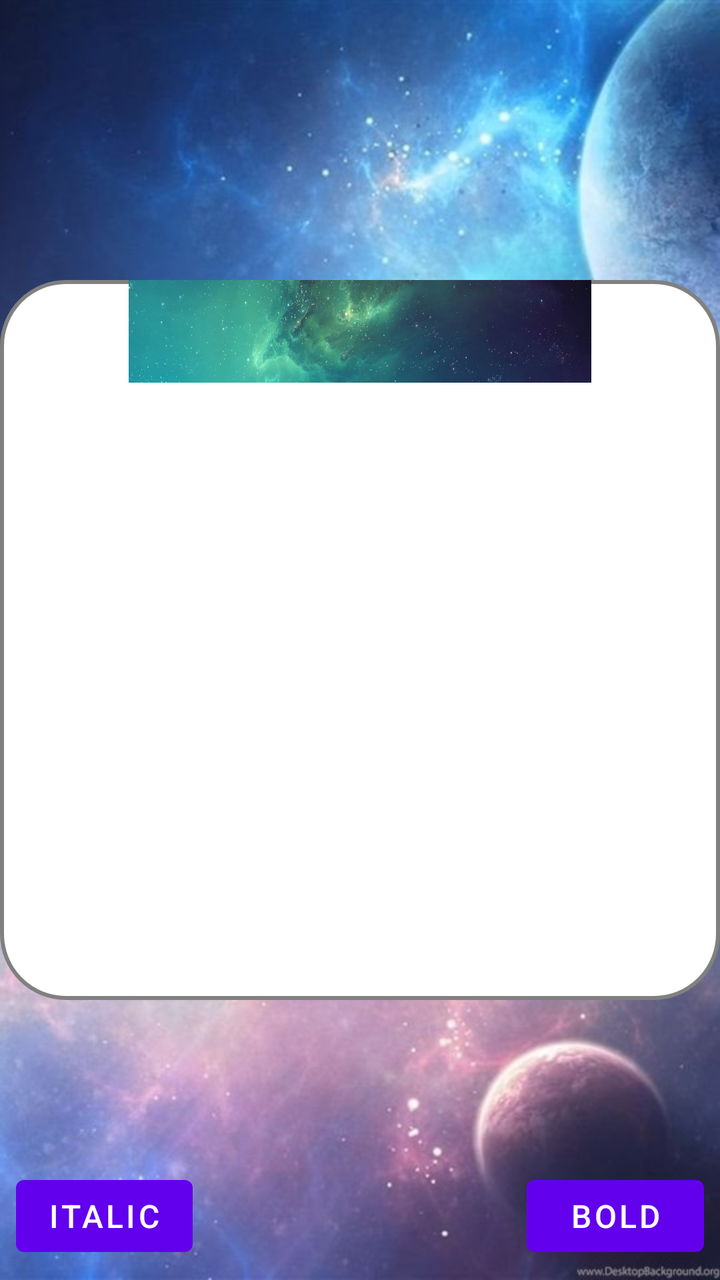
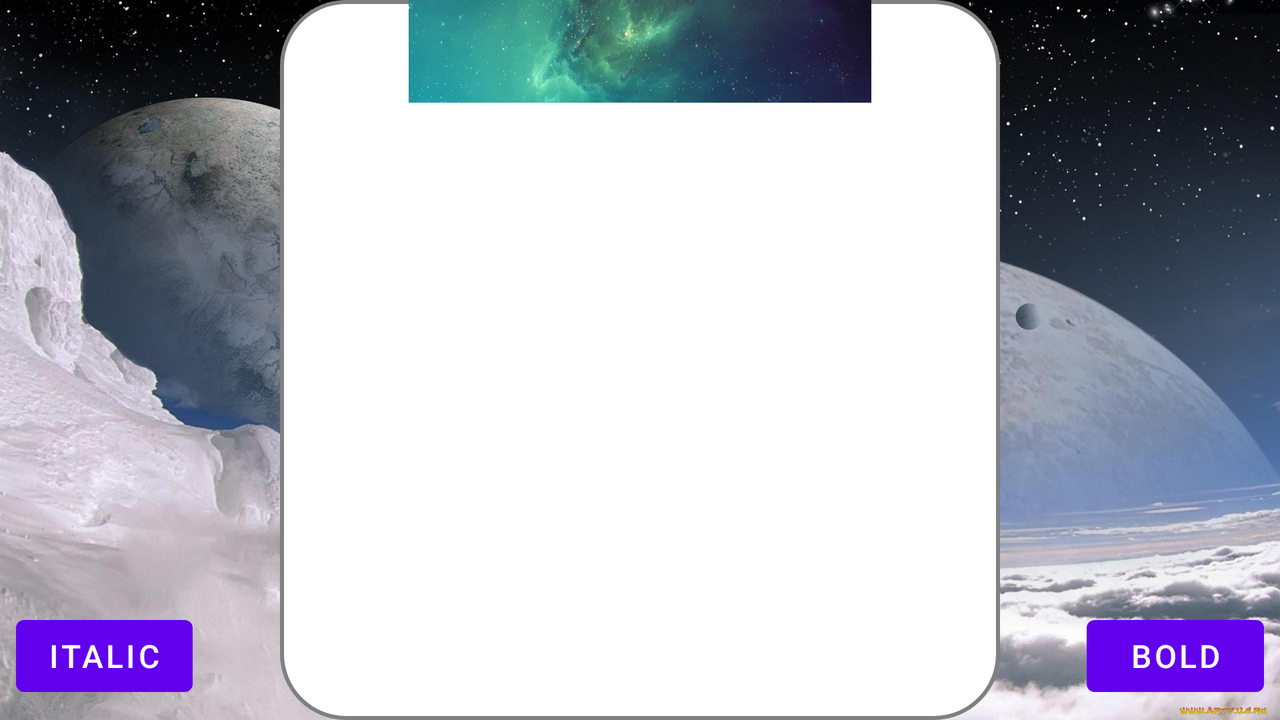

Two renders of one Android screen. The first uses the default layout on a phone; the second uses the alternative layout the repository ships for a different screen configuration, on a matching device. The two XML files are below.
<!-- AndroidManifest.xml: application theme Theme.Lesson_2_Calculator -->
<!-- res/layout/activity_main.xml -->
<?xml version="1.0" encoding="utf-8"?>
<androidx.constraintlayout.widget.ConstraintLayout xmlns:android="http://schemas.android.com/apk/res/android"
    xmlns:app="http://schemas.android.com/apk/res-auto"
    xmlns:tools="http://schemas.android.com/tools"
    android:layout_width="match_parent"
    android:layout_height="match_parent"
    android:background="@drawable/space_main_portrait"
    tools:context=".MainActivity">

    <include
        layout="@layout/activity_body"
        android:layout_width="match_parent"
        android:layout_height="0dp"
        app:layout_constraintBottom_toBottomOf="parent"
        app:layout_constraintDimensionRatio="1:1"
        app:layout_constraintEnd_toEndOf="parent"
        app:layout_constraintStart_toEndOf="parent"
        app:layout_constraintTop_toTopOf="parent" />

    <include
        layout="@layout/activity_themes"
        android:layout_width="match_parent"
        android:layout_height="wrap_content"
        app:layout_constraintBottom_toBottomOf="parent"
        app:layout_constraintEnd_toEndOf="parent"
        app:layout_constraintStart_toStartOf="parent" />


</androidx.constraintlayout.widget.ConstraintLayout>
<!-- res/layout/activity_body.xml (included above) -->
<?xml version="1.0" encoding="utf-8"?>
<androidx.constraintlayout.widget.ConstraintLayout xmlns:android="http://schemas.android.com/apk/res/android"
    xmlns:app="http://schemas.android.com/apk/res-auto"
    xmlns:tools="http://schemas.android.com/tools"
    android:layout_width="match_parent"
    android:layout_height="match_parent"
    android:background="@drawable/ic_body">

    <TextView
        android:id="@+id/textView"
        android:layout_width="0dp"
        android:layout_height="0dp"
        android:background="@drawable/space_screen"
        android:gravity="right"
        android:text=""

        app:layout_constraintBottom_toTopOf="@+id/include"
        app:layout_constraintDimensionRatio="9:2"
        app:layout_constraintEnd_toEndOf="parent"
        app:layout_constraintHorizontal_bias="0.5"
        app:layout_constraintStart_toStartOf="parent"
        app:layout_constraintTop_toTopOf="parent"
        app:layout_constraintVertical_weight="1" />

    <include
        android:id="@+id/include"
        layout="@layout/activity_buttons"
        android:layout_width="0dp"
        android:layout_height="0dp"
        app:layout_constraintBottom_toBottomOf="parent"
        app:layout_constraintDimensionRatio="1:1"
        app:layout_constraintEnd_toEndOf="parent"
        app:layout_constraintHorizontal_bias="0.5"
        app:layout_constraintStart_toStartOf="parent"
        app:layout_constraintTop_toBottomOf="@+id/textView"
        app:layout_constraintVertical_weight="6"/>

</androidx.constraintlayout.widget.ConstraintLayout>
<!-- res/layout/activity_themes.xml (included above) -->
<?xml version="1.0" encoding="utf-8"?>
<androidx.constraintlayout.widget.ConstraintLayout xmlns:android="http://schemas.android.com/apk/res/android"
    xmlns:app="http://schemas.android.com/apk/res-auto"
    android:orientation="horizontal"
    android:layout_width="match_parent"
    android:layout_height="match_parent">

    <Button
        android:id="@+id/buttonMyTheme0"
        android:layout_width="wrap_content"
        android:layout_height="wrap_content"
        android:layout_margin="@dimen/marginButtonTheme"
        android:text="Italic"
        android:textSize="@dimen/textSizeButtonTheme"
        app:layout_constraintBottom_toBottomOf="parent"
        app:layout_constraintStart_toStartOf="parent" />

    <Button
        android:id="@+id/buttonMyTheme1"
        android:layout_width="wrap_content"
        android:layout_height="wrap_content"
        android:layout_margin="@dimen/marginButtonTheme"
        android:text=" Bold "
        android:textSize="@dimen/textSizeButtonTheme"
        app:layout_constraintBottom_toBottomOf="parent"
        app:layout_constraintEnd_toEndOf="parent" />

</androidx.constraintlayout.widget.ConstraintLayout>
<!-- res/layout/activity_buttons.xml (included above) -->
<?xml version="1.0" encoding="utf-8"?>
<LinearLayout xmlns:android="http://schemas.android.com/apk/res/android"
    xmlns:app="http://schemas.android.com/apk/res-auto"
    android:orientation="vertical"
    android:layout_width="match_parent"
    android:layout_height="match_parent" >



    <LinearLayout
        style="@style/linearHorizontal" >

        <com.google.android.material.button.MaterialButton
            android:id="@+id/button1"

            style="@style/button"
            android:background="@drawable/ic_button"

            android:text="@string/_1"
            app:backgroundTintMode="screen" />

        <com.google.android.material.button.MaterialButton
            style="@style/button"
            android:id="@+id/button2"
            android:text="@string/_2"

            app:backgroundTintMode="screen"
            android:background="@drawable/ic_button" />

        <com.google.android.material.button.MaterialButton
            style="@style/button"
            android:id="@+id/button3"
            android:text="@string/_3"

            app:backgroundTintMode="screen"
            android:background="@drawable/ic_button"/>

        <com.google.android.material.button.MaterialButton
            style="@style/button"
            android:id="@+id/buttonPlus"
            android:text="@string/_plus"

            app:backgroundTintMode="screen"
            android:background="@drawable/ic_button"/>
    </LinearLayout>

    <LinearLayout
        style="@style/linearHorizontal">

        <com.google.android.material.button.MaterialButton
            style="@style/button"
            android:id="@+id/button4"
            android:text="@string/_4"

            app:backgroundTintMode="screen"
            android:background="@drawable/ic_button"/>

        <com.google.android.material.button.MaterialButton
            style="@style/button"
            android:id="@+id/button5"
            android:text="@string/_5"

            app:backgroundTintMode="screen"
            android:background="@drawable/ic_button"/>

        <com.google.android.material.button.MaterialButton
            style="@style/button"
            android:id="@+id/button6"
            android:text="@string/_6"

            app:backgroundTintMode="screen"
            android:background="@drawable/ic_button"/>

        <com.google.android.material.button.MaterialButton
            style="@style/button"
            android:id="@+id/buttonMinus"
            android:text="@string/_minus"

            app:backgroundTintMode="screen"
            android:background="@drawable/ic_button"/>
    </LinearLayout>

    <LinearLayout
        style="@style/linearHorizontal" >

        <com.google.android.material.button.MaterialButton
            style="@style/button"
            android:id="@+id/button7"
            android:text="@string/_7"

            app:backgroundTintMode="screen"
            android:background="@drawable/ic_button"/>

        <com.google.android.material.button.MaterialButton
            style="@style/button"
            android:id="@+id/button8"
            android:text="@string/_8"

            app:backgroundTintMode="screen"
            android:background="@drawable/ic_button"/>

        <com.google.android.material.button.MaterialButton
            style="@style/button"
            android:id="@+id/button9"
            android:text="@string/_9"

            app:backgroundTintMode="screen"
            android:background="@drawable/ic_button" />

        <com.google.android.material.button.MaterialButton
            style="@style/button"
            android:id="@+id/buttonMultiply"
            android:text="@string/_multiply"

            app:backgroundTintMode="screen"
            android:background="@drawable/ic_button"/>
    </LinearLayout>

    <LinearLayout
        style="@style/linearHorizontal" >

        <com.google.android.material.button.MaterialButton
            style="@style/button"
            android:id="@+id/button0"
            android:text="@string/_0"

            app:backgroundTintMode="screen"
            android:background="@drawable/ic_button"/>

        <com.google.android.material.button.MaterialButton
            style="@style/button"
            android:id="@+id/buttonDot"
            android:text="@string/_dot"

            app:backgroundTintMode="screen"
            android:background="@drawable/ic_button"/>

        <com.google.android.material.button.MaterialButton
            style="@style/button"
            android:id="@+id/buttonEquals"
            android:text="@string/_equals"

            app:backgroundTintMode="screen"
            android:background="@drawable/ic_button"/>

        <com.google.android.material.button.MaterialButton
            style="@style/button"
            android:id="@+id/buttonShare"
            android:text="@string/_share"

            app:backgroundTintMode="screen"
            android:background="@drawable/ic_button"/>

    </LinearLayout>

</LinearLayout>
<!-- resources referenced by this layout -->
<resources>
  <dimen name="marginButtonTheme">8dp</dimen>
  <dimen name="textSizeButtonTheme">16sp</dimen>
  <!-- drawable ic_body (drawable) -->
  <?xml version="1.0" encoding="utf-8"?>
  <shape xmlns:android="http://schemas.android.com/apk/res/android">
      <corners android:radius="32dp"/>
      <stroke android:color="#808080"
          android:width="2dp" />
  
      <solid android:color="#ffffff"/>
  
  </shape>
  <!-- drawable ic_button (drawable) -->
  <?xml version="1.0" encoding="utf-8"?>
  <selector xmlns:android="http://schemas.android.com/apk/res/android">
      <item android:state_pressed="false">
          <shape android:shape="oval">
              <gradient
                  android:startColor="@color/black"
                  android:endColor="@color/darkBlue"
                  android:angle="135"/>
          </shape>
      </item>
  </selector>
  <!-- drawable space_main_portrait: png bitmap (drawable, 69972 bytes) -->
  <!-- drawable space_screen: png bitmap (drawable, 291091 bytes) -->
  <string name="_0">0</string>
  <string name="_1">1</string>
  <string name="_2">2</string>
  <string name="_3">3</string>
  <string name="_4">4</string>
  <string name="_5">5</string>
  <string name="_6">6</string>
  <string name="_7">7</string>
  <string name="_8">8</string>
  <string name="_9">9</string>
  <string name="_dot">.</string>
  <string name="_equals">=</string>
  <string name="_minus">-</string>
  <string name="_multiply">X</string>
  <string name="_plus">+</string>
  <string name="_share">/</string>
  <style name="Theme.Lesson_2_Calculator" parent="Theme.MaterialComponents.DayNight.DarkActionBar">
          
          <item name="colorPrimary">@color/purple_500</item>
          <item name="colorPrimaryVariant">@color/purple_700</item>
          <item name="colorOnPrimary">@color/white</item>
          
          <item name="colorSecondary">@color/teal_200</item>
          <item name="colorSecondaryVariant">@color/teal_700</item>
          <item name="colorOnSecondary">@color/black</item>
          
          <item name="android:statusBarColor" tools:targetApi="l">?attr/colorPrimaryVariant</item>
          
      </style>
  <color name="black">#FF000000</color>
  <color name="darkBlue">#338BAC</color>
  <color name="purple_500">#FF6200EE</color>
  <color name="purple_700">#FF3700B3</color>
  <color name="white">#FFFFFFFF</color>
  <color name="teal_200">#FF03DAC5</color>
  <color name="teal_700">#FF018786</color>
</resources>
<!-- res/layout-land/activity_main.xml (the repository's variant of the layout above) -->
<!-- drawn on the phone turned sideways -->
<?xml version="1.0" encoding="utf-8"?>
<androidx.constraintlayout.widget.ConstraintLayout xmlns:android="http://schemas.android.com/apk/res/android"
    xmlns:app="http://schemas.android.com/apk/res-auto"
    xmlns:tools="http://schemas.android.com/tools"
    android:layout_width="match_parent"
    android:layout_height="match_parent"
    android:background="@drawable/space_main_land"
    tools:context=".MainActivity">

    <include
        layout="@layout/activity_body"
        android:layout_width="0dp"
        android:layout_height="match_parent"
        app:layout_constraintBottom_toBottomOf="parent"
        app:layout_constraintDimensionRatio="1:1"
        app:layout_constraintEnd_toEndOf="parent"
        app:layout_constraintStart_toStartOf="parent"
        app:layout_constraintTop_toTopOf="parent" />

    <include
        layout="@layout/activity_themes"
        android:layout_width="match_parent"
        android:layout_height="wrap_content"
        app:layout_constraintBottom_toBottomOf="parent"
        app:layout_constraintEnd_toEndOf="parent"
        app:layout_constraintStart_toStartOf="parent" />

</androidx.constraintlayout.widget.ConstraintLayout>
<!-- resources referenced by the variant -->
<!-- as the phone turned sideways resolves them -->
<resources>
  <dimen name="marginButtonTheme">8dp</dimen>
  <dimen name="textSizeButtonTheme">16sp</dimen>
  <!-- drawable ic_body (drawable) -->
  <?xml version="1.0" encoding="utf-8"?>
  <shape xmlns:android="http://schemas.android.com/apk/res/android">
      <corners android:radius="32dp"/>
      <stroke android:color="#808080"
          android:width="2dp" />
  
      <solid android:color="#ffffff"/>
  
  </shape>
  <!-- drawable ic_button (drawable) -->
  <?xml version="1.0" encoding="utf-8"?>
  <selector xmlns:android="http://schemas.android.com/apk/res/android">
      <item android:state_pressed="false">
          <shape android:shape="oval">
              <gradient
                  android:startColor="@color/black"
                  android:endColor="@color/darkBlue"
                  android:angle="135"/>
          </shape>
      </item>
  </selector>
  <!-- drawable space_main_land: png bitmap (drawable, 369083 bytes) -->
  <!-- drawable space_screen: png bitmap (drawable, 291091 bytes) -->
  <string name="_0">0</string>
  <string name="_1">1</string>
  <string name="_2">2</string>
  <string name="_3">3</string>
  <string name="_4">4</string>
  <string name="_5">5</string>
  <string name="_6">6</string>
  <string name="_7">7</string>
  <string name="_8">8</string>
  <string name="_9">9</string>
  <string name="_dot">.</string>
  <string name="_equals">=</string>
  <string name="_minus">-</string>
  <string name="_multiply">X</string>
  <string name="_plus">+</string>
  <string name="_share">/</string>
  <style name="Theme.Lesson_2_Calculator" parent="Theme.MaterialComponents.DayNight.DarkActionBar">
          
          <item name="colorPrimary">@color/purple_500</item>
          <item name="colorPrimaryVariant">@color/purple_700</item>
          <item name="colorOnPrimary">@color/white</item>
          
          <item name="colorSecondary">@color/teal_200</item>
          <item name="colorSecondaryVariant">@color/teal_700</item>
          <item name="colorOnSecondary">@color/black</item>
          
          <item name="android:statusBarColor" tools:targetApi="l">?attr/colorPrimaryVariant</item>
          
      </style>
  <color name="black">#FF000000</color>
  <color name="darkBlue">#338BAC</color>
  <color name="purple_500">#FF6200EE</color>
  <color name="purple_700">#FF3700B3</color>
  <color name="white">#FFFFFFFF</color>
  <color name="teal_200">#FF03DAC5</color>
  <color name="teal_700">#FF018786</color>
</resources>
